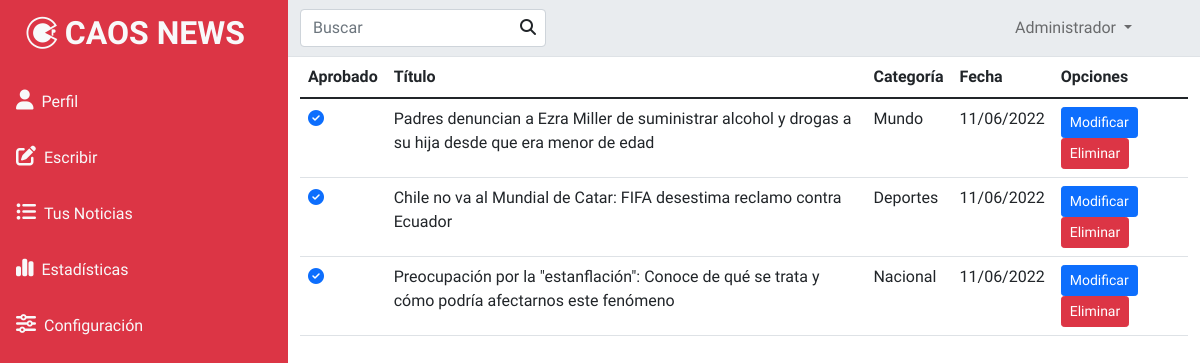
/listar/ (signed in), run on an earlier commit of the app's database.
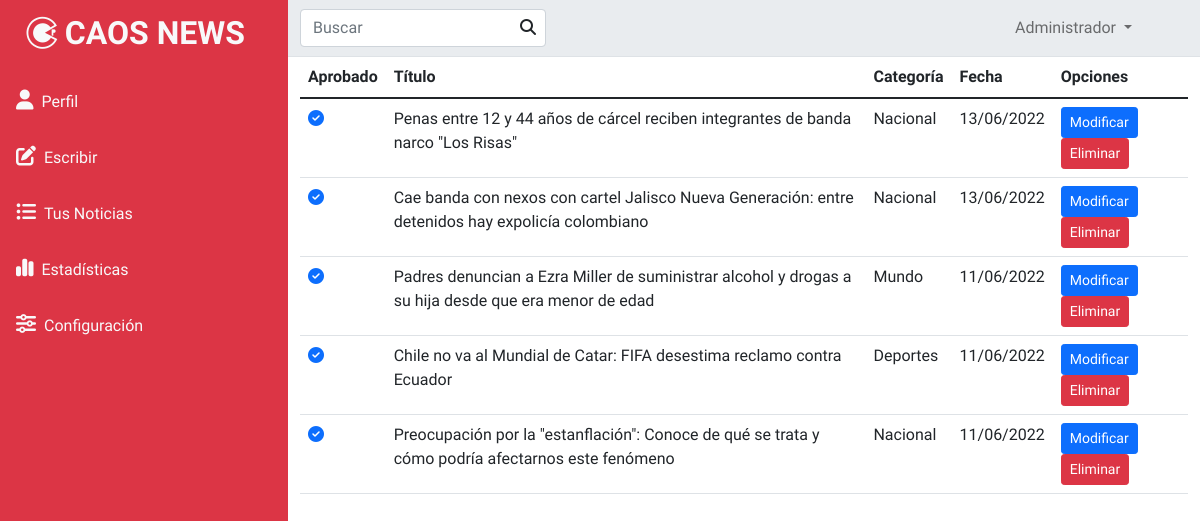
And on a later commit of the database.
### webcaosnews/models.py (models this page shows, shortened)
class Noticias(models.Model):
    id_noticia = models.AutoField(primary_key=True),
    usuario = models.CharField(max_length=60,default='--')
    autor = models.CharField(max_length=80,default='--')
    titulo = models.CharField(max_length=100)
    portada = models.ImageField(upload_to='fotos/%Y/%m/%d/',null=False,default='fotos/defecto.png')
    categoria = models.ForeignKey(Categoria,on_delete=models.CASCADE)
    ubicacion = models.ForeignKey(Regiones,on_delete=models.CASCADE)
    contenido = tinymce_models.HTMLField(null=False)
    etiquetas = models.CharField(max_length=150)
    fecha = models.DateField(("Fecha"), default=datetime.date.today)
    aprobada = models.BooleanField(default=False)
    comentario = models.TextField(default='--')

class Categoria(models.Model):
    id_categoria = models.AutoField(primary_key=True),
    nombre = models.CharField(max_length=50)
    def __str__(self):
        return self.nombre

### webcaosnews/views.py (the view)
# urls.py: path('listar/',listar,name='list'),
@login_required(login_url='/login/')
def listar(request):
    noticias = Noticias.objects.filter(usuario= request.user).order_by('-fecha')
    page = request.GET.get('page',1)
    try:
        paginator = Paginator(noticias,5)
        noticias = paginator.page(page)
    except:
        raise Http404
    data = {
        'entity': noticias,
        'paginator': paginator
    }
    return render(request, "panel/listado.html",data)

### webcaosnews/templates/panel/listado.html (shortened to what this page needs)
{% extends "panel/basePanel.html" %}
{%load static %}
{% block contenido %}
<div class="container-fluid">
  <table class="table">
    <thead>
      <tr>
        <th scope="col">Aprobado</th>
        <th scope="col">Título</th>
        <th scope="col">Categoría</th>
        <th scope="col">Fecha</th>
        <th>Opciones</th>
      </tr>
    </thead>
    <tbody>
      {% for n in entity %}
      <tr>
        <th scope="row">
          {% if n.aprobada %}
          <i class="fa-solid fa-circle-check text-primary"></i>
          {% else %}
          <i class="fa-solid fa-circle-xmark text-danger"></i>
          {% endif %}
        </th>
        <td>{{n.titulo}}</td>
        <td>{{n.categoria}}</td>
        <td>{{n.fecha |date:"SHORT_DATE_FORMAT" }}</td>
        <td>
          <a href="{% url 'modNot' n.id %}"><button type="button" class="btn btn-primary btn-sm">Modificar</button></a>
          <a href="#" onclick="eliminarNoticia({{n.id}})"><button type="button"
              class="btn btn-danger btn-sm">Eliminar</button></a>
        </td>
      </tr>
      {% endfor %}
    </tbody>
  </table>
</div>
{% endblock contenido %}

What changed in the data, as far as the page shows it:
added Noticias: aprobada True (drawn), titulo "Penas entre 12 y 44 años de cárcel reciben integrantes de banda narco \"Los Risas\"", categoria "Nacional", fecha "13/06/2022"
added Noticias: aprobada True (drawn), titulo "Cae banda con nexos con cartel Jalisco Nueva Generación: entre detenidos hay expolicía colombiano", categoria "Nacional", fecha "13/06/2022"
